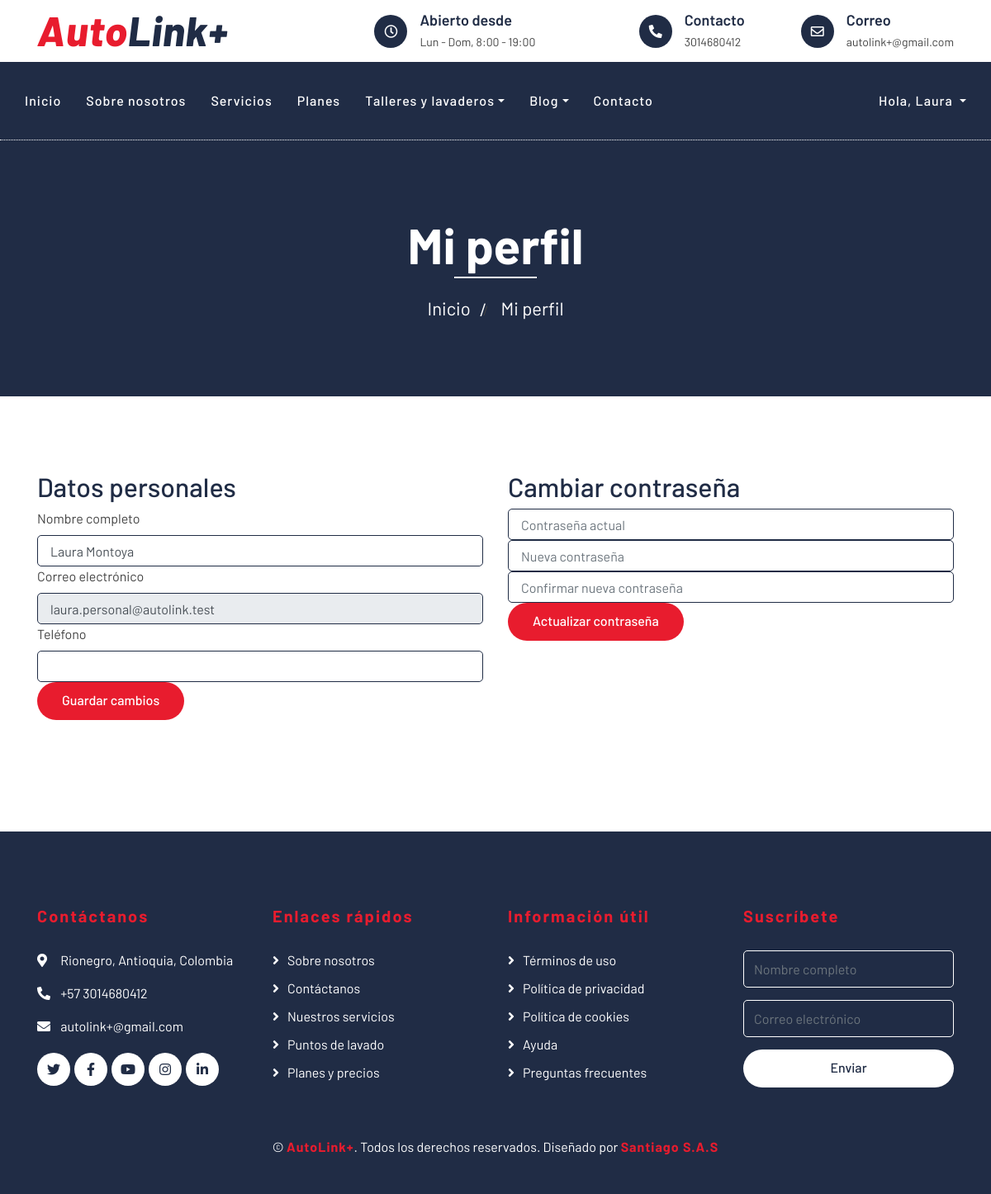
The app's page /perfil.php (signed in) with its own data.
### tables this page shows
CREATE TABLE IF NOT EXISTS usuarios (
    id_usuario      INT AUTO_INCREMENT PRIMARY KEY,
    nombre          VARCHAR(100) NOT NULL,
    correo          VARCHAR(150) NOT NULL UNIQUE,
    telefono        VARCHAR(20)  NULL,
    password_hash   VARCHAR(255) NOT NULL,
    rol             ENUM('cliente', 'admin') NOT NULL DEFAULT 'cliente',
    creado_en       DATETIME DEFAULT CURRENT_TIMESTAMP,
    actualizado_en  DATETIME DEFAULT CURRENT_TIMESTAMP ON UPDATE CURRENT_TIMESTAMP
);

### includes/auth.php (called while the page is built, shortened)
<?php
require_once __DIR__ . '/../config/db.php';
function current_user(): ?array
{
    static $user = null;
    static $loaded = false;
    if (!$loaded) {
        $stmt = db()->prepare('SELECT id_usuario, nombre, correo, telefono, rol FROM usuarios WHERE id_usuario = ?');
        $stmt->execute([$_SESSION['user_id']]);
        $user = $stmt->fetch() ?: null;
        $loaded = true;
    }
    return $user;
}
function is_logged_in(): bool
{
    return current_user() !== null;
}
function require_login(): void
{
    if (!is_logged_in()) {
        $redirect = urlencode($_SERVER['REQUEST_URI'] ?? 'panel.php');
        header('Location: login.php?redirect=' . $redirect);
        exit;
    }
}

### config/db.php (called while the page is built, shortened)
<?php
function db(): PDO
{
    static $pdo = null;
    if ($pdo === null) {
        $dsn = 'mysql:host=' . DB_HOST . ';dbname=' . DB_NAME . ';charset=' . DB_CHARSET;
        $pdo = new PDO($dsn, DB_USER, DB_PASS, [
            PDO::ATTR_ERRMODE => PDO::ERRMODE_EXCEPTION,
            PDO::ATTR_DEFAULT_FETCH_MODE => PDO::FETCH_ASSOC,
            PDO::ATTR_EMULATE_PREPARES => false,
        ]);
    }
    return $pdo;
}

### perfil.php (the view, shortened to what this page needs)
<?php
require_once __DIR__ . '/includes/auth.php';
require_login();
$usuario = current_user();
$active_page = 'perfil';
include __DIR__ . '/includes/header.php';
?>
        <div class="page-header">
            <div class="container">
                <div class="row">
                    <div class="col-12">
                        <h2>Mi perfil</h2>
                    </div>
                    <div class="col-12">
                        <a href="index.php">Inicio</a>
                        <span> / </span>
                        <a href="perfil.php">Mi perfil</a>
                    </div>
                </div>
            </div>
        </div>
        <div class="contact">
            <div class="container">
                <div class="row">
                    <div class="col-md-6">
                        <div class="contact-form">
                            <h2>Datos personales</h2>
                            <form method="post">
                                <div class="control-group">
                                    <label>Nombre completo</label>
                                    <input type="text" name="nombre" class="form-control" value="<?= htmlspecialchars($usuario['nombre']) ?>" required>
                                </div>
                                <div class="control-group">
                                    <label>Correo electrónico</label>
                                    <input type="email" class="form-control" value="<?= htmlspecialchars($usuario['correo']) ?>" disabled>
                                </div>
                                <div class="control-group">
                                    <label>Teléfono</label>
                                    <input type="tel" name="telefono" class="form-control" value="<?= htmlspecialchars($usuario['telefono'] ?? '') ?>">
                                </div>
                                <button class="btn btn-custom" type="submit">Guardar cambios</button>
                            </form>
                        </div>
                    </div>
                    <div class="col-md-6">
                        <div class="contact-form">
                            <h2>Cambiar contraseña</h2>
                            <form method="post">
                                <div class="control-group">
                                    <input type="password" name="password_actual" class="form-control" placeholder="Contraseña actual" required>
                                </div>
                                <div class="control-group">
                                    <input type="password" name="password_nueva" class="form-control" placeholder="Nueva contraseña" required minlength="8">
                                </div>
                                <div class="control-group">
                                    <input type="password" name="password_confirmar" class="form-control" placeholder="Confirmar nueva contraseña" required minlength="8">
                                </div>
                                <button class="btn btn-custom" type="submit">Actualizar contraseña</button>
                            </form>
                        </div>
                    </div>
                </div>
            </div>
        </div>
<?php include __DIR__ . '/includes/footer.php'; ?>

### includes/header.php (shortened to what this page needs)
<?php
require_once __DIR__ . '/auth.php';
function nav_active(string $page, string $active): string
{
    return $page === $active ? ' active' : '';
}
$usuario_actual = current_user();
?>
<!DOCTYPE html>
<html lang="es">
    <head>
        <link href="https://stackpath.bootstrapcdn.com/bootstrap/4.4.1/css/bootstrap.min.css" rel="stylesheet">
        <link href="https://cdnjs.cloudflare.com/ajax/libs/font-awesome/5.10.0/css/all.min.css" rel="stylesheet">
        <link href="lib/flaticon/font/flaticon.css" rel="stylesheet">
        <link href="lib/animate/animate.min.css" rel="stylesheet">
        <link href="lib/owlcarousel/assets/owl.carousel.min.css" rel="stylesheet">
        <link href="css/style.css" rel="stylesheet">
    </head>
    <body>
        <div class="top-bar">
            <div class="container">
                <div class="row align-items-center">
                    <div class="col-lg-4 col-md-12">
                        <div class="logo">
                            <a href="index.php">
                                <h1>Auto<span>Link+</span></h1>
                            </a>
                        </div>
                    </div>
                    <div class="col-lg-8 col-md-7 d-none d-lg-block">
                        <div class="row">
                            <div class="col-4">
                                <div class="top-bar-item">
                                    <div class="top-bar-icon">
                                        <i class="far fa-clock"></i>
                                    </div>
                                    <div class="top-bar-text">
                                        <h3>Abierto desde</h3>
                                        <p>Lun - Dom, 8:00 - 19:00</p>
                                    </div>
                                </div>
                            </div>
                            <div class="col-4">
                                <div class="top-bar-item">
                                    <div class="top-bar-icon">
                                        <i class="fa fa-phone-alt"></i>
                                    </div>
                                    <div class="top-bar-text">
                                        <h3>Contacto</h3>
                                        <p>3014680412</p>
                                    </div>
                                </div>
                            </div>
                            <div class="col-4">
                                <div class="top-bar-item">
                                    <div class="top-bar-icon">
                                        <i class="far fa-envelope"></i>
                                    </div>
                                    <div class="top-bar-text">
                                        <h3>Correo</h3>
                                        <p>autolink+@gmail.com</p>
                                    </div>
                                </div>
                            </div>
                        </div>
                    </div>
                </div>
            </div>
        </div>
        <div class="nav-bar">
            <div class="container">
                <nav class="navbar navbar-expand-xl bg-dark navbar-dark">
                    <div class="collapse navbar-collapse justify-content-between" id="navbarCollapse">
                        <div class="navbar-nav mr-auto">
                            <a href="index.php" class="nav-item nav-link<?= nav_active('inicio', $active_page) ?>">Inicio</a>
                            <a href="about.php" class="nav-item nav-link<?= nav_active('about', $active_page) ?>">Sobre nosotros</a>
                            <a href="service.php" class="nav-item nav-link<?= nav_active('service', $active_page) ?>">Servicios</a>
                            <a href="price.php" class="nav-item nav-link<?= nav_active('price', $active_page) ?>">Planes</a>
                            <div class="nav-item dropdown">
                                <a href="#" class="nav-link dropdown-toggle<?= nav_active('talleres', $active_page) . nav_active('lavaderos', $active_page) ?>" data-toggle="dropdown">Talleres y lavaderos</a>
                            </div>
                            <div class="nav-item dropdown">
                                <a href="#" class="nav-link dropdown-toggle<?= nav_active('blog', $active_page) . nav_active('single', $active_page) ?>" data-toggle="dropdown">Blog</a>
                            </div>
                            <a href="contact.php" class="nav-item nav-link<?= nav_active('contact', $active_page) ?>">Contacto</a>
                        </div>
                        <div class="ml-auto d-flex align-items-center flex-wrap navbar-auth">
                            <?php if ($usuario_actual): ?>
                                <div class="nav-item dropdown">
                                    <a href="#" class="nav-link dropdown-toggle" data-toggle="dropdown">
                                        Hola, <?= htmlspecialchars(explode(' ', $usuario_actual['nombre'])[0]) ?>
                                    </a>
                                </div>
                            <?php else: ?>
                                <a href="login.php" class="nav-item nav-link<?= nav_active('login', $active_page) ?>">Iniciar sesión</a>
                                <a class="btn btn-custom" href="registro.php">Registrarse</a>
                            <?php endif; ?>
                        </div>
                    </div>
                </nav>
            </div>
        </div>

### css/style.css (style rules this page uses)
body { color: #444444; font-weight: 400; background: #ffffff; font-family: 'Barlow', sans-serif; }
h1, h2, h3, h4, h5, h6 { color: #202C45; }
a { color: #202C45; transition: .3s; }
.btn.btn-custom { padding: 10px 30px 12px 30px; text-align: center; font-size: 16px; font-weight: 500; color: #ffffff; background: #E81C2E; border: none; border-radius: 60px; box-shadow: inset 0 0 0 0 #202C45; transition: ease-out 0.5s; -webkit-transition: ease-out 0.5s; -moz-transition: ease-out 0.5s; }
.top-bar { position: relative; height: 75px; display: flex; align-items: center; background: #ffffff; }
.top-bar .logo { text-align: left; overflow: hidden; }
.top-bar .logo h1 { margin: -4px 0 0 0; color: #E81C2E; font-size: 50px; line-height: 50px; font-weight: 800; letter-spacing: 1px; font-style: italic; }
.top-bar .logo h1 span { color: #202C45; }
.top-bar .top-bar-item { display: flex; align-items: center; justify-content: flex-end; }
.top-bar .top-bar-icon { width: 40px; height: 40px; display: flex; align-items: center; justify-content: center; background: #202C45; border-radius: 40px; }
.top-bar .top-bar-icon i { margin: 0; color: #ffffff; font-size: 16px; }
.top-bar .top-bar-text { padding-left: 15px; }
.top-bar .top-bar-text h3 { margin: 0 0 5px 0; font-size: 18px; font-weight: 600; }
.top-bar .top-bar-text p { margin: 0; font-size: 14px; font-weight: 400; }
.nav-bar { position: relative; background: #202C45; }
@media (min-width: 1200px) { .nav-bar .container { max-width: 1300px; } }
.nav-bar .navbar { padding: 20px 0; background: #202C45 !important; transition: .3s; }
.navbar-dark .navbar-nav .nav-link, .navbar-dark .navbar-nav .nav-link:focus, .navbar-dark .navbar-nav .nav-link:hover, .navbar-dark .navbar-nav .nav-link.active { color: #ffffff; padding: 15px; font-weight: 500; letter-spacing: 1px; }
.navbar-auth { gap: 15px; }
.navbar-auth .nav-link, .navbar-auth .nav-link:focus { color: #ffffff; padding: 15px; font-weight: 500; letter-spacing: 1px; }
.page-header { position: relative; margin-bottom: 45px; padding: 90px 0; text-align: center; background: #202C45; border-top: 1px dotted #ffffff; }
.page-header h2 { position: relative; color: #ffffff; font-size: 60px; font-weight: 700; margin-bottom: 20px; padding-bottom: 5px; }
.page-header h2::after { position: absolute; content: ""; width: 100px; height: 2px; left: calc(50% - 50px); bottom: 0; background: #ffffff; }
.page-header a { position: relative; padding: 0 12px; font-size: 22px; color: #ffffff; }
.page-header a::after { position: absolute; content: "/"; width: 8px; height: 8px; top: -2px; right: -7px; text-align: center; color: #ffffff; }
.page-header a:last-child::after { display: none; }
.contact { position: relative; width: 100%; padding: 45px 0; }
.contact .contact-form { position: relative; width: 100%; margin-bottom: 45px; }
.contact .contact-form input { padding: 15px; border-radius: 5px; border: 1px solid #202C45; }

### records on screen
usuarios: nombre "Laura", nombre "Laura Montoya", correo "laura.personal@autolink.test"
